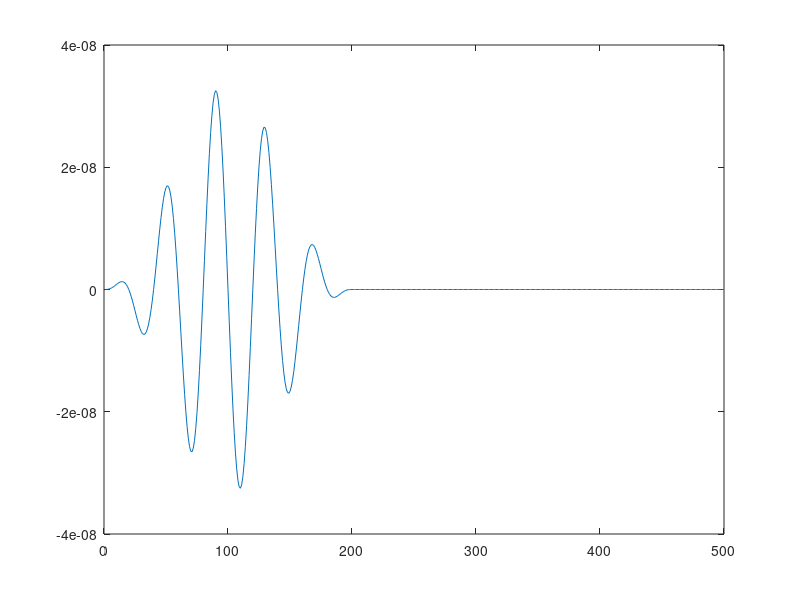

The MATLAB source for this figure:
clear all;
close all;
clc;

original_length = 0.3;  % meters
original_wave_speed = 4773.343 ; % m/s
original_fex = 120000.0 ; % Hz
n = 5;

scaling_factor_length = 1 / original_length;
scaling_factor_time = 1 / (1 / original_fex);

scaled_wave_speed = original_wave_speed * scaling_factor_time/  scaling_factor_length ;
scaled_fex = original_fex / scaling_factor_time;

T = 1 / scaled_fex;
dt = T / 40;
tsim = 1.2 * original_length / (2 * original_wave_speed);
scaled_tsim = tsim * scaling_factor_time;

Vamp = 10e-9 * scaling_factor_length;
num_steps = ceil(scaled_tsim / dt);
UU = zeros(1,500);

for i=1:200
    t=i*dt;
    UU(i)=Vamp * sin(2 * pi * scaled_fex * t) * sin(pi * scaled_fex / n * t)^2;
end

tt = 1:500;
plot(tt, UU)